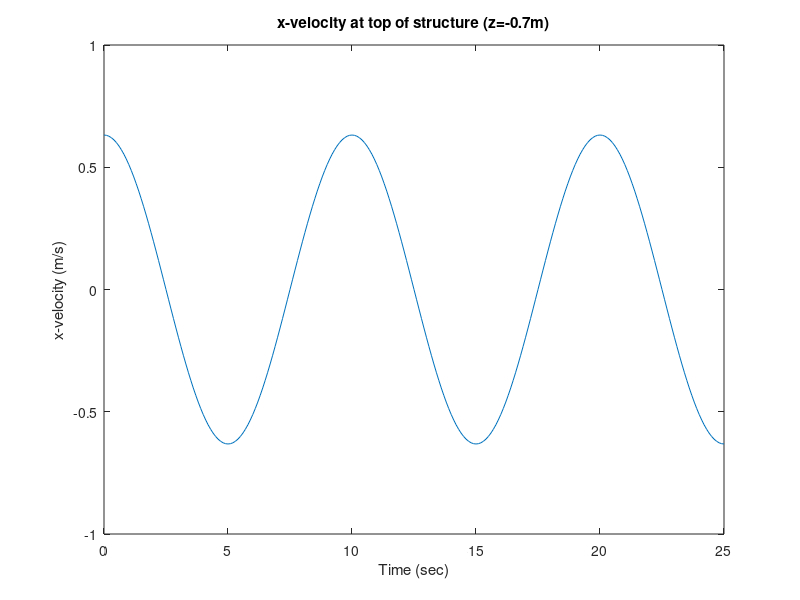
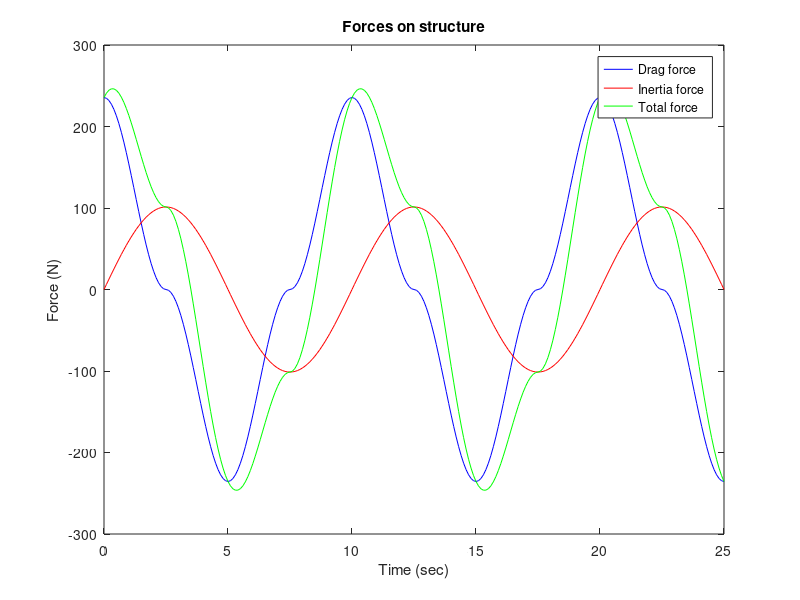
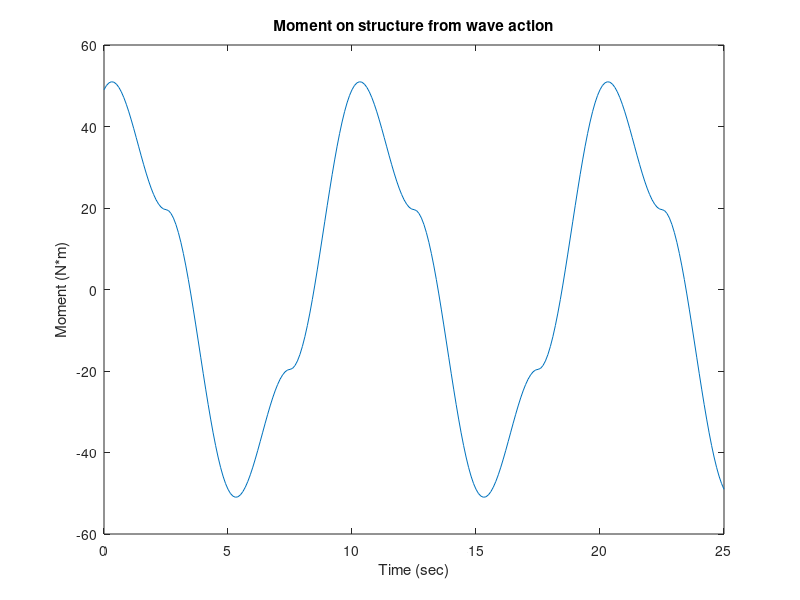

Here is the MATLAB script that generated these plots, in order:
clear all
close all

% Testing the design of our structure design. 

%% Define elements of the structure and other given values

% Constants
g = 9.81;                   % m/s^2, gravity acceleration
rho_w = 1025;               % kg/m^3, density of water
rho_s = 2400;               % kg/m^3, density of the structure

% Wave properties
h = 1.5;                         % m, water depth
H = 0.5;                         % m, wave height
T = 10;                          % s, wave period

% Geometry of the design


% INSERT VECTORS HERE
n = 10;                         % number of slices
height_str = 0.5;
dz = height_str/n;
V_vec = [0.00854136, 0.00980724, 0.0078201,  0.00395748, 0.00229142, ...
    0.00424953, 0.00289229, 0.0018537,  0.00145812, 0.00156665];
A_vec = [0.022, 0.02498838, 0.02225588, 0.01574212, 0.01269764, ...
    0.01643214, 0.0142229,  0.0107709,  0.00941921, 0.00992575];

%% Dispersion relation

% solve dispersion relation for k
function [Ksol]=dispersionNR(k0,h,T,eror)
    %       [Ksol]=dispersionNR(k0,h,T,eror);
    % 
    % k0     : Valor inicial de la iteracion (m-1)
    % h      : Valor de la profundidad (m)
    % T      : Valor del periodo (s)
    % eror   : Valor del error admitido
    
    w=2*pi/T;
    %k=2*pi./L;
    g=9.81;
    
    f=(w^2-g*k0.*tanh(k0*h));
    fp=-g*tanh(k0*h)-h*g*k0*(1-tanh(k0*h)^2);
    x1=1e10;
    x=0;
    i=0;
    
    while abs(x1-x)>eror  
       x=x1;
       i=i+1;
       f=(w^2-g*x.*tanh(x*h));
       fp=-g*tanh(x*h)-h*g*x*(1-tanh(x*h)^2);
       x1=x-f/fp;
       %pause
    end
Ksol=x1;
end

% Solve dispersion equation for wave number
k = dispersionNR(pi, h, T, 0.01);
w = 2*pi / T;

%% Functions to solve for forces

% calculate velocity
function [u]=calcVelocity(H, w, h, k, z, t)
    u = H/2*w*((cosh(k*(h+z))/sinh(k*h)))*cos(w*t);
end

% calculate acceleration
function [a]=calcAccel(H, w, h, k, z, t)
    a = H/2*w^2*((cosh(k*(h+z))/sinh(k*h)))*sin(w*t);
end

% calculate drag force differential given a specific height
function [dF_drag]=calcDeltaDrag(H, w, k, h, z, t, C_D, dz, rho_w, A)
    u = calcVelocity(H, w, k, h, z+0.5*dz, t);
    dF_drag = 0.5 * rho_w .* u .* abs(u) .* C_D .* A;
end

% calculate inertia force differential given specific height
function [dF_in]=calcDeltaInertia(H, w, k, h, z, t, C_M, dz, rho_w, V)
    acc = calcAccel(H, w, k, h, z+0.5*dz, t);
    dF_in = rho_w .* C_M .* V .* acc;
end

% calculate total drag force
function [F_drag]=calcTotalDrag(H, w, k, h, t, C_D, dz, rho_w, A_vec, n)
    sum = 0;
    for i = 1:n
        z = -h + dz*i;
        dF = calcDeltaDrag(H, w, k, h, z, t, C_D, dz, rho_w, A_vec(i));
        sum = sum + dF;
    end
    F_drag = sum;
end

% calculate total inertia force
function [F_iner]=calcTotalIner(H, w, k, h, t, C_M, dz, rho_w, V_vec, n)
    sum = 0;
    for i = 1:n
        z = -h + dz*i;
        dF = calcDeltaInertia(H, w, k, h, z, t, C_M, dz, rho_w, V_vec(i));
        sum = sum + dF;
    end
    F_iner = sum;
end

% calculate moment caused by wave forces
function [M]=calcMoment(H, w, k, h, t, C_D, C_M, dz, rho_w, ...
            A_vec, V_vec, n)
    sum = 0;
    for i = 1:n
        z = -h + dz*i;
        deltaI = calcDeltaInertia(H, w, k, h, z, t, C_M, dz, rho_w, V_vec(i));
        deltaD = calcDeltaDrag(H, w, k, h, z, t, C_D, dz, rho_w, A_vec(i));
        moment_arm = dz*i + 0.5*dz;
        dF = (deltaI + deltaD) * moment_arm;
        sum = sum + dF;
    end
    M = sum;    
end

%% Calculations
dt = 0.1;
t_end = 25;

t_series = 0:dt:t_end;
z = -0.7; % meters
u_series = calcVelocity(H, w, h, k, z, t_series);

% uncertain coefficients
C_D = 1;
C_M = 2;

% test velocity
figure(1)
plot(t_series, u_series), hold on
xlabel('Time (sec)')
ylabel('x-velocity (m/s)')
title('x-velocity at top of structure (z=-0.7m)')

% calculate the drag force
drag_series = calcTotalDrag(H, w, k, h, t_series, C_D, dz, rho_w, A_vec, n);

figure(2)
plot(t_series, drag_series, 'b'), hold on

% calculate the inertia force
iner_series = calcTotalIner(H, w, k, h, t_series, C_M, dz, rho_w, V_vec, n);

plot(t_series, iner_series, 'r'), hold on

% calculate and show total force
total_force = drag_series+iner_series;
plot(t_series, total_force, 'g')
xlabel('Time (sec)')
ylabel('Force (N)')
title('Forces on structure')

% add legend
legend('Drag force', 'Inertia force', 'Total force')

% print maximum horizontal force experienced by structure
max_force = max(total_force);
fprintf('Maximum horizontal force: %f N', max_force)

% test moment
moment_series = calcMoment(H, w, k, h, t_series, C_D, C_M, dz, rho_w, ...
    A_vec, V_vec, n);
figure(3)
plot(t_series, moment_series)
xlabel('Time (sec)')
ylabel('Moment (N*m)')
title('Moment on structure from wave action')

% print maximum moment on structure from waves
max_moment = max(moment_series);
fprintf('Maximum moment: %f N*m', max_moment)
